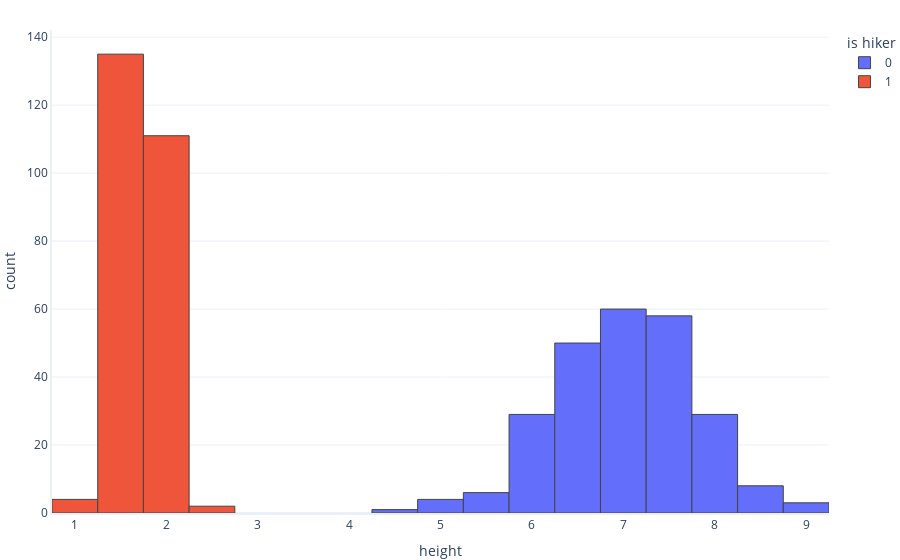
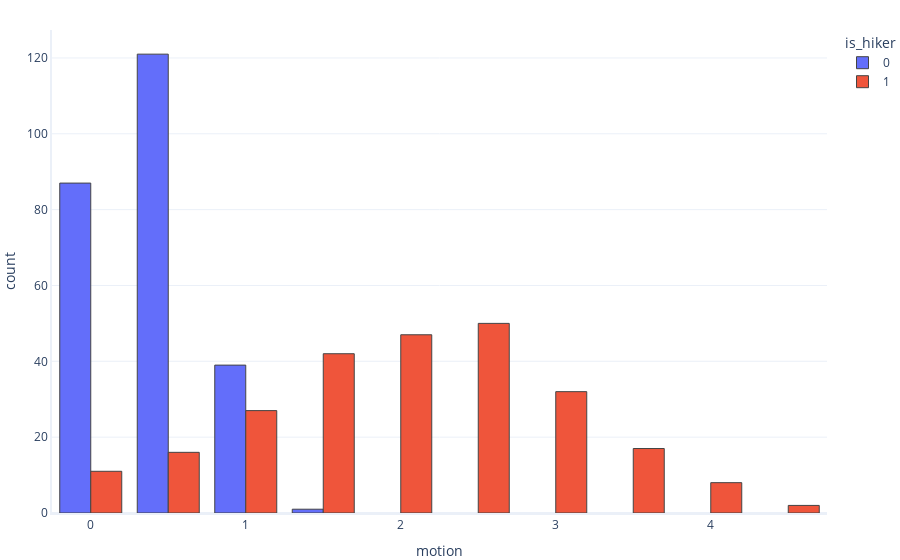
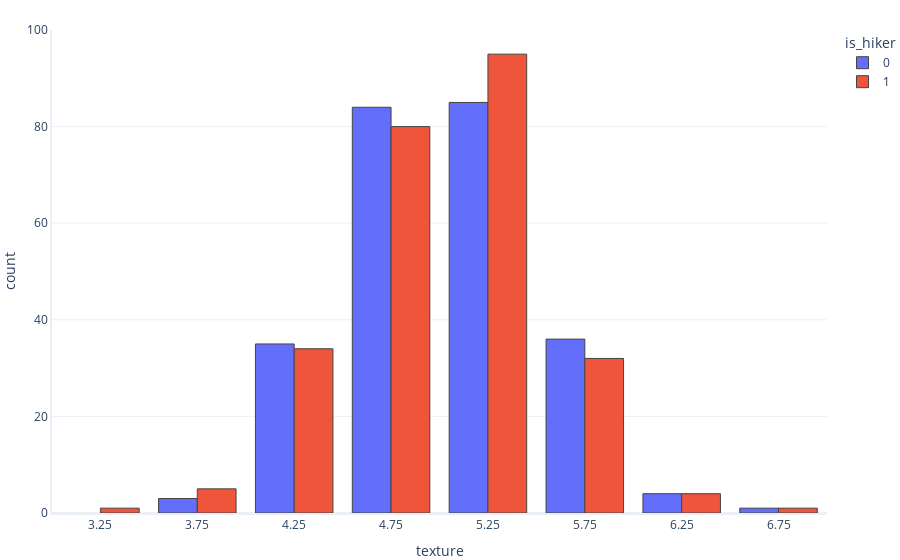

Notebook cell for these charts, in order:
### Code cell
import numpy
import pandas
#!wget https://raw.githubusercontent.com/MicrosoftDocs/mslearn-introduction-to-machine-learning/main/graphing.py
!wget https://raw.githubusercontent.com/MicrosoftDocs/mslearn-introduction-to-machine-learning/main/Data/hiker_or_tree.csv
import graphing # custom graphing code. See our GitHub repo for details
import sklearn.model_selection

# Load our data from disk
df = pandas.read_csv("hiker_or_tree.csv", delimiter="\t")

# Split into train and test
train, test =  sklearn.model_selection.train_test_split(df, test_size=0.5, random_state=1)

# Graph our three features
graphing.histogram(test, label_x="height", label_colour="is_hiker", show=True)
graphing.multiple_histogram(test, label_x="motion", label_group="is_hiker", nbins=12, show=True)
graphing.multiple_histogram(test, label_x="texture", label_group="is_hiker", nbins=12)

### Figure 1 — Plotly figure (JSON) as saved in the notebook; plotly's stock layout.template omitted (floating-point values rounded to 4 significant figures; data arrays with more than 128 entries replaced by an {"elided": "..."} marker saying what was removed)
{"data": [{"alignmentgroup": "True", "bingroup": "x", "hovertemplate": "is hiker=0<br>height=%{x}<br>count=%{y}<extra></extra>", "legendgroup": "0", "marker": {"color": "#636efa", "pattern": {"shape": ""}}, "name": "0", "offsetgroup": "0", "orientation": "v", "showlegend": true, "type": "histogram", "x": {"elided": "248 float values"}, "xaxis": "x", "yaxis": "y"}, {"alignmentgroup": "True", "bingroup": "x", "hovertemplate": "is hiker=1<br>height=%{x}<br>count=%{y}<extra></extra>", "legendgroup": "1", "marker": {"color": "#EF553B", "pattern": {"shape": ""}}, "name": "1", "offsetgroup": "1", "orientation": "v", "showlegend": true, "type": "histogram", "x": {"elided": "252 float values"}, "xaxis": "x", "yaxis": "y"}], "layout": {"barmode": "relative", "legend": {"title": {"text": "is hiker"}, "tracegroupgap": 0}, "xaxis": {"anchor": "y", "domain": [0, 1], "title": {"text": "height"}}, "yaxis": {"anchor": "x", "domain": [0, 1], "title": {"text": "count"}}}}

### Figure 2 — Plotly figure (JSON) as saved in the notebook; plotly's stock layout.template omitted (floating-point values rounded to 4 significant figures; data arrays with more than 128 entries replaced by an {"elided": "..."} marker saying what was removed)
{"data": [{"histfunc": "count", "name": "0", "nbinsx": 12, "type": "histogram", "x": {"elided": "248 float values"}}, {"histfunc": "count", "name": "1", "nbinsx": 12, "type": "histogram", "x": {"elided": "252 float values"}}], "layout": {"legend": {"title": {"text": "is_hiker"}}, "xaxis": {"title": {"text": "motion"}}, "yaxis": {"title": {"text": "count"}}}}

### Figure 3 — Plotly figure (JSON) as saved in the notebook; plotly's stock layout.template omitted (floating-point values rounded to 4 significant figures; data arrays with more than 128 entries replaced by an {"elided": "..."} marker saying what was removed)
{"data": [{"histfunc": "count", "name": "0", "nbinsx": 12, "type": "histogram", "x": {"elided": "248 float values"}}, {"histfunc": "count", "name": "1", "nbinsx": 12, "type": "histogram", "x": {"elided": "252 float values"}}], "layout": {"legend": {"title": {"text": "is_hiker"}}, "xaxis": {"title": {"text": "texture"}}, "yaxis": {"title": {"text": "count"}}}}
